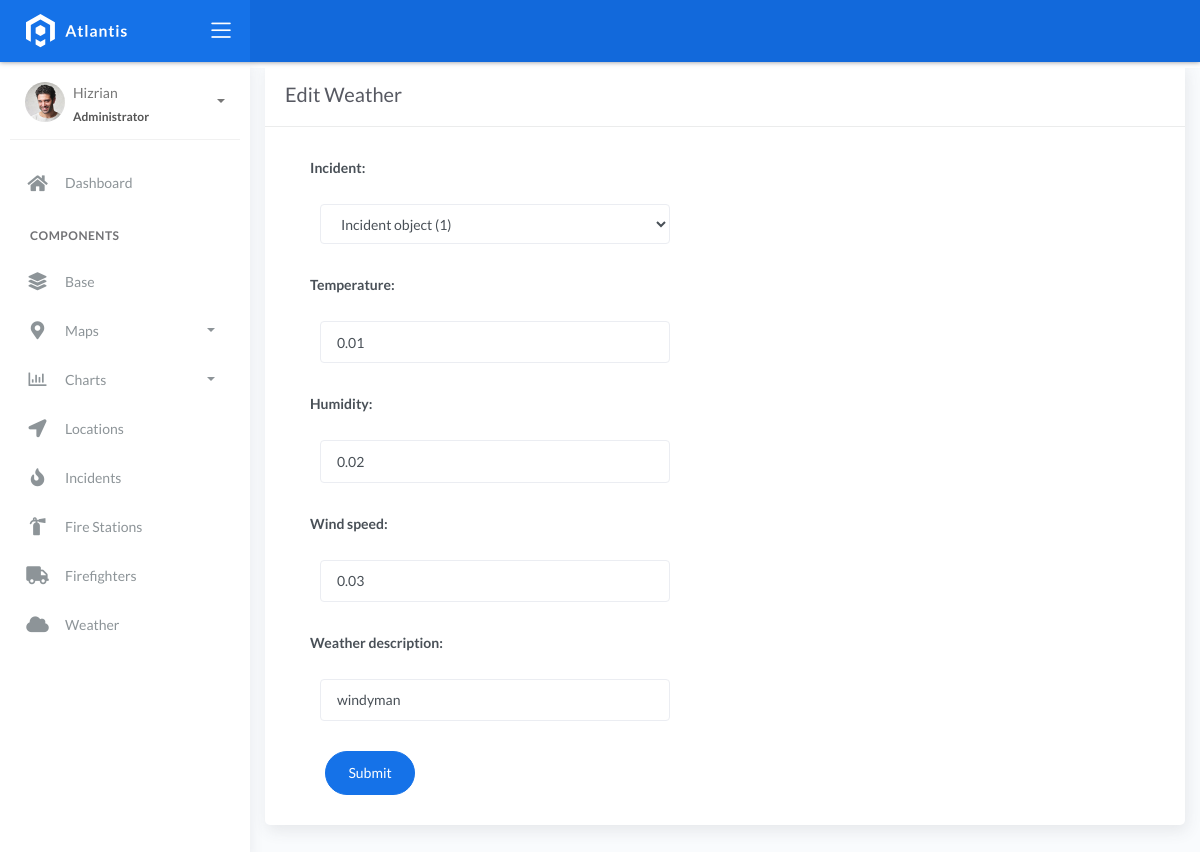
Screenshot of /weather_list/1 with the database file from the repository.
### fire/models.py (models this page shows)
class BaseModel(models.Model):
    created_at = models.DateTimeField(auto_now_add=True, db_index=True)
    updated_at = models.DateTimeField(auto_now=True)
    class Meta:
        abstract = True

class WeatherConditions(BaseModel):
    incident = models.ForeignKey(Incident, on_delete=models.CASCADE)
    temperature = models.DecimalField(max_digits=10, decimal_places=2)
    humidity = models.DecimalField(max_digits=10, decimal_places=2)
    wind_speed = models.DecimalField(max_digits=10, decimal_places=2)
    weather_description = models.CharField(max_length=150)

### fire/views.py (the view, shortened to what this page needs)
# urls.py: path('weather_list/<pk>', WeatherConditionsUpdateView.as_view(), name='weather-update'),
class WeatherConditionsUpdateView(UpdateView):
    model = WeatherConditions
    form_class = WeatherConditionsForm
    template_name = 'weather_edit.html'
    success_url = reverse_lazy('weather-list')

### fire/forms.py
class WeatherConditionsForm(ModelForm):
    class Meta:
        model = WeatherConditions
        fields = "__all__"

### templates/weather_edit.html (shortened to what this page needs)
{% extends 'base.html' %}" {% load static %} {% block content %}
<div class="content">
    <div class="container-fluid">
        <div class="row">
            <div class="col-md-12">
                <div class="card">
                    <div class="card-header">
                        <div class="card-title">Edit Weather</div>
                    </div>
                    <div class="col-md-6">
                    <div class="card-body">
                        <form class="" action="" method="post" novalidate>
                            {% csrf_token %} {% include 'includes/form.html' %}
                            <div class="form-group">
                                <div class="col-md-12 col-sm-3">
                                    <button type="submit" class="btn btn-primary btn-rounded">Submit</button>
                                </div>
                            </div>
                        </form>
                    </div>
                    </div>
                </div>
            </div>
        </div>
    </div>
</div>
{% endblock %}

### templates/includes/form.html (shortened to what this page needs)
{% load widget_tweaks %}
{% for field in form %}
<div class="field item form-group">
    <label>{{ field.label_tag }}</label>
  <div class="form-group">
    {% render_field field class="form-control" %}
  </div>
</div>
{% endfor %}

### rows the page displays
WeatherConditions: incident "Incident object (1)" "0.01" "0.02" "0.03" "windyman"

### other values shown
{{ field.label_tag }} "Incident:" "Temperature:" "Humidity:" "Wind speed:" "Weather description:"
